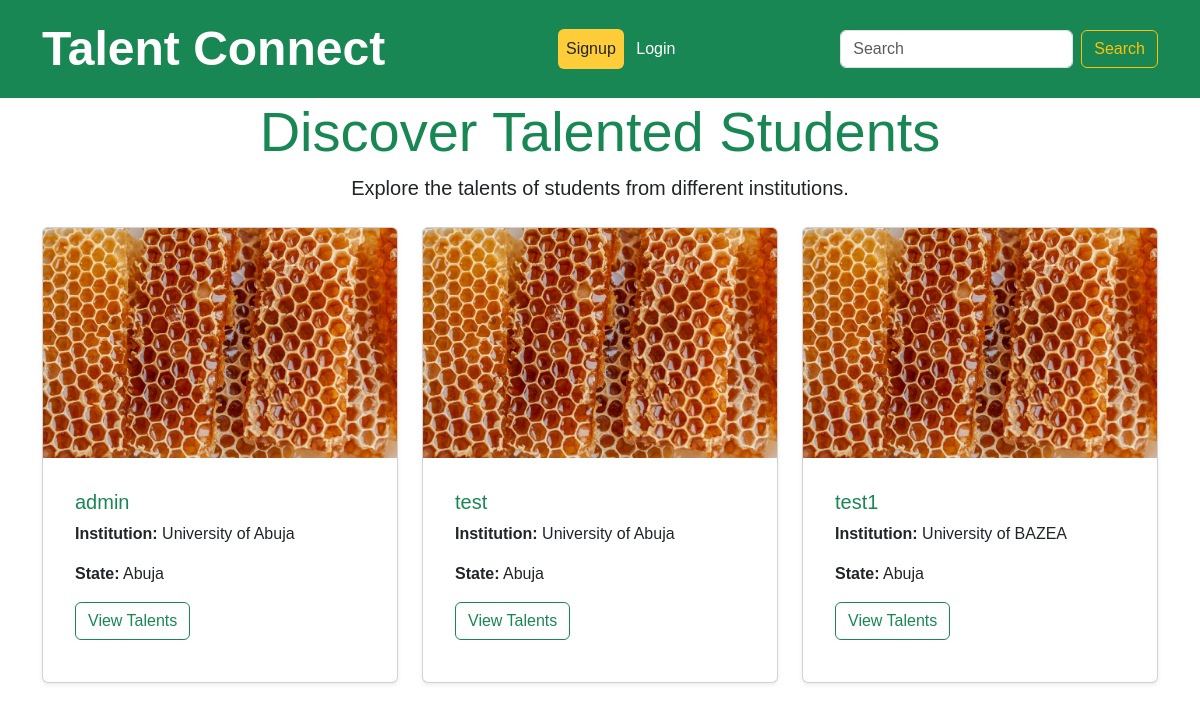
The page / on the database its author committed.
### talent/models.py (models this page shows, shortened)
class Student(models.Model):
    user = models.OneToOneField(User, related_name="student_profile", on_delete=models.CASCADE)
    institution = models.CharField(max_length=100)
    profile_image = models.ImageField(upload_to='profile_images/', blank=True, null=True)
    state_of_residence = models.CharField(max_length=50)
    created_at = models.DateTimeField(auto_now_add=True)

### talent/views.py (the view)
# urls.py: 2. Add a URL to urlpatterns:  path('', views.home, name='home')
def home(request):
    students = Student.objects.all()
    context = {"students": students}
    return render(request, "talent/home.html", context)

### templates/talent/home.html (shortened to what this page needs)
{% extends 'partials/base.html' %}
{% block content %}
<div class="text-center mb-4">
    <h1 class="display-4 text-success">Discover Talented Students</h1>
    <p class="lead">Explore the talents of students from different institutions.</p>
</div>
<div class="row row-cols-1 row-cols-md-3 g-4" style="height: 480px;">
    {% for student in students %}
    <div class="col">
        <div class="card h-100 shadow-sm">
            <img src="{{ student.profile_image.url }}" class="card-img-top" alt="{{ student.user.username }}'s profile image">
            <div class="card-body">
                <h5 class="card-title text-success">{{ student.user.username }}</h5>
                <p class="card-text"><strong>Institution:</strong> {{ student.institution }}</p>
                <p class="card-text"><strong>State:</strong> {{ student.state_of_residence }}</p>
                <a href="" class="btn btn-outline-success">View Talents</a>
            </div>
        </div>
    </div>
    {% endfor %}
</div>
{% endblock %}

### templates/partials/base.html (shortened to what this page needs)
{% load static %}
<!doctype html>
<html lang="en">
  <head>
    <link href="https://cdn.jsdelivr.net/npm/bootstrap@5.3.3/dist/css/bootstrap.min.css" rel="stylesheet">
    <link rel="stylesheet" href="{% static 'css/styles.css' %}">
  </head>
  <body>
    <nav class="navbar navbar-expand-lg bg-success navbar-dark">
      <div class="container">
        <a class="navbar-brand" href="{% url 'talent:home' %}" style="font-size: 3rem;">Talent Connect</a>
        <div class="collapse navbar-collapse" id="navbarSupportedContent">
          <ul class="navbar-nav mx-auto mb-2 mb-lg-0">
            {% if request.user.is_authenticated %}
            <li class="nav-item">
              <a class="nav-link active" aria-current="page" href="#">Home</a>
            </li>
            <li class="nav-item">
              <a class="nav-link active btn btn-dark text-warning" href="{% url 'talent:new-student' %}">Talent</a>
            </li>
            <li class="nav-item dropdown">
              <a class="nav-link dropdown-toggle active" href="#" role="button" data-bs-toggle="dropdown" aria-expanded="false">
                Dropdown
              </a>
              <ul class="dropdown-menu">
                <li><a class="dropdown-item" href="{% url 'talent:new-student' %}">Become a Talent</a></li>
                <li><a class="dropdown-item" href="#">Another action</a></li>
                <li><hr class="dropdown-divider"></li>
                <li><a class="dropdown-item" href="#">Something else here</a></li>
              </ul>
            </li>
            {% else %}
             <li class="nav-item">
              <a class="nav-link active btn btn-warning text-dark" href="{% url 'talent:register' %}">Signup</a>
            </li>&nbsp
             <li class="nav-item">
              <a class="nav-link active btn-outline-dark" href="{% url 'talent:login' %}">Login</a>
            </li>
            {% endif %}
          </ul>
          <form class="d-flex" role="search">
            <input class="form-control me-2" type="search" placeholder="Search" aria-label="Search">
            <button class="btn btn-outline-warning" type="submit">Search</button>
          </form>
        </div>
      </div>
    </nav>
    <div class="container">
        {% block content %}
        {% endblock content %}
    </div>
  </body>
</html>

### static/css/styles.css (style rules this page uses)
body { font-family: Arial, sans-serif; }
a { text-decoration: none; }
.navbar-brand { font-weight: bold; }
.card { transition: transform 0.3s ease; }
.card-body { padding: 2rem; }

### rows shown on the page
Student: profile_image (picture), user.username "admin", institution "University of Abuja", state_of_residence "Abuja"
Student: profile_image (picture), user.username "test", institution "University of Abuja", state_of_residence "Abuja"
Student: profile_image (picture), user.username "test1", institution "University of BAZEA", state_of_residence "Abuja"
